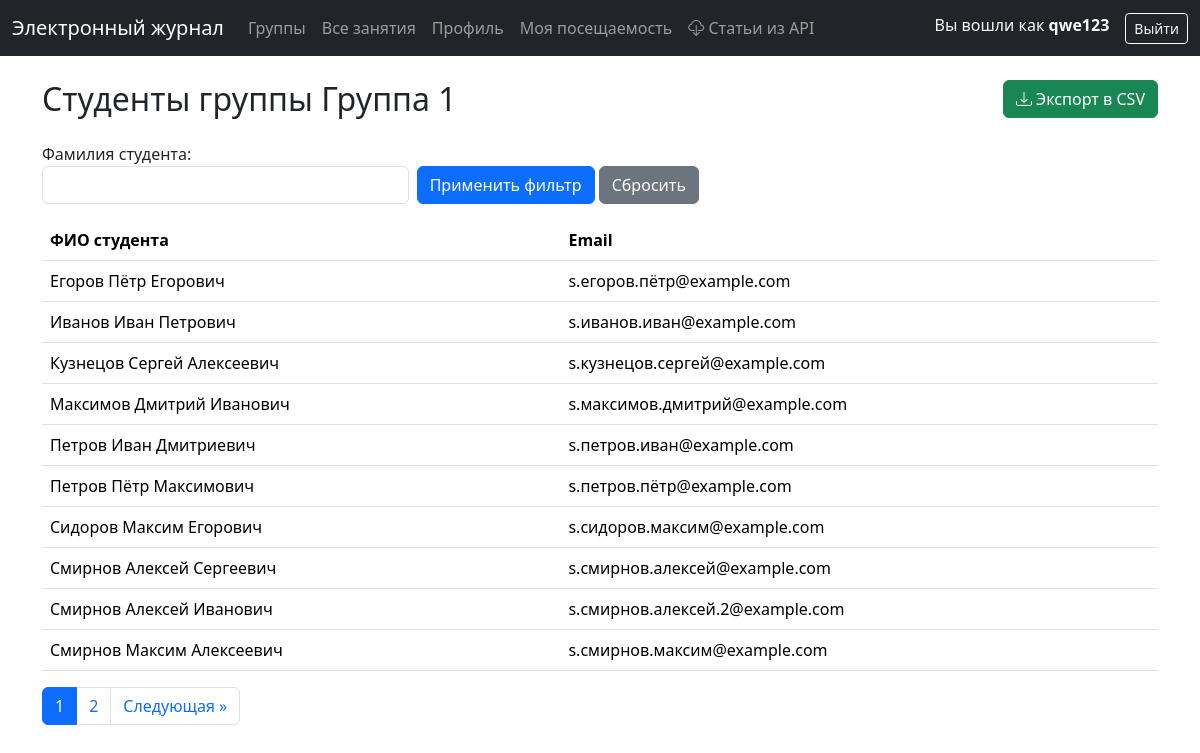
Page /teacher/group/3/students/ (signed in) on the committed database.
### users/models.py (models this page shows)
class User(AbstractUser):
    username = models.CharField(
        max_length=150,
        unique=True,
        verbose_name='Логин',
        help_text='Латиница, цифры и @#$%^&+=!_.-/?*()',
    )
    @property
    def is_student(self):
        return hasattr(self, 'student')
    @property
    def is_teacher(self):
        return hasattr(self, 'teacher')
    def get_full_name(self):
        if self.first_name and self.last_name:
            return f"{self.first_name} {self.last_name}"
        return self.username
    class Meta:
        constraints = [
            models.CheckConstraint(
                name='username_allowed_chars',
                check=Q(username__regex=ALLOWED_RE),
            ),
        ]

### journal/models.py (models this page shows, shortened)
class Group(models.Model):
    id_group = models.CharField(max_length=100, unique=True, verbose_name='Номер группы')
    name = models.CharField(max_length=200, verbose_name='Группа')
    year_priem = models.CharField(max_length=200, verbose_name='Год приема')
    study_form = models.CharField(max_length=200, blank=True, null=True, verbose_name='Форма обучения')
    level = models.CharField(max_length=200, blank=True, null=True, verbose_name='Уровень')
    faculty = models.CharField(max_length=200, blank=True, null=True, verbose_name='Факультет')
    department = models.CharField(max_length=200, blank=True, null=True, verbose_name='Подразделение')
    term_number = models.CharField(max_length=2, blank=True, verbose_name='Период')
    number_of_active_students = models.CharField(max_length=2, blank=True, verbose_name='Количество студентов')
    status = models.BooleanField(default=False, blank=True)
    semestr = models.CharField(max_length=10, blank=True, verbose_name='Семестр')
    history = HistoricalRecords()
    class Meta:
        unique_together = [("id_group", "name")]
        verbose_name = 'Группа'
        verbose_name_plural = 'Группы'
        ordering = ['name']

class Student(models.Model):
    user = models.OneToOneField(settings.AUTH_USER_MODEL, on_delete=models.PROTECT, verbose_name='Пользователь')
    student_id = models.CharField(max_length=200, blank=True, verbose_name='Student_ID')
    id_record_book = models.CharField(max_length=200, blank=True, null=True)
    id_group = models.ForeignKey('Group', on_delete=models.PROTECT, verbose_name='Номер группы', blank=True)
    last_name = models.CharField(max_length=200, verbose_name='Фамилия')
    first_name = models.CharField(max_length=200, verbose_name='Имя')
    second_name = models.CharField(max_length=200, blank=True, null=True, verbose_name='Отчество')
    starosta = models.BooleanField(default=False, blank=True)
    expelled = models.BooleanField(default=False, blank=True)
    status = models.CharField(max_length=200, verbose_name='Статус', blank=True, null=True)
    history = HistoricalRecords()
    class Meta:
        verbose_name = 'Студент'
        verbose_name_plural = 'Студенты'
        ordering = ['last_name', 'first_name', 'second_name']

### journal/views.py (the view)
# urls.py: path("teacher/group/<int:group_id>/students/", views.StudentListView.as_view(), name="teacher-group-students"),
class StudentListView(LoginRequiredMixin, TeacherRequiredMixin, ListView):
    model = Student
    template_name = "teacher/group_students.html"
    context_object_name = "students"
    paginate_by = 10
    def get_queryset(self):
        group_id = self.kwargs.get("group_id")
        self.group = get_object_or_404(Group, pk=group_id)
        queryset = Student.objects.filter(id_group=self.group).select_related("user").order_by("last_name", "first_name")
        self.filter_form = StudentFilterForm(self.request.GET)
        if self.filter_form.is_valid():
            cd = self.filter_form.cleaned_data
            if cd.get('last_name'):
                queryset = queryset.filter(last_name__icontains=cd['last_name'])
        return queryset
    def get_context_data(self, **kwargs):
        context = super().get_context_data(**kwargs)
        context["group"] = self.group
        context["title"] = f"Студенты группы {self.group.name}"
        context["filter_form"] = getattr(self, 'filter_form', StudentFilterForm())
        query_params = self.request.GET.copy()
        if 'page' in query_params:
            query_params.pop('page')
        context["filter_params"] = query_params.urlencode()
        return context

### journal/filters.py
class StudentFilterForm(forms.Form):
    last_name = forms.CharField(
        required=False,
        label="Фамилия студента",
        widget=forms.TextInput(attrs={"class": "form-control"})
    )

### journal/mixins.py (called while the page is built)
    def test_func(self):
        user = self.request.user
        if not user.is_authenticated:
            return False
        return hasattr(user, 'teacher') and user.teacher is not None

### templates/teacher/group_students.html (shortened to what this page needs)
{% extends "base.html" %}
{% block content %}
<div class="d-flex justify-content-between align-items-center mb-4">
    <h2 class="mb-0">Студенты группы {{ group.name }}</h2>
    <a href="{% url 'export-students' group.id %}" class="btn btn-success">
        <i class="bi bi-download"></i> Экспорт в CSV
    </a>
</div>
<form method="get" action="" class="form-inline mb-3">
    <div class="row g-2 align-items-end">
        <div class="col-md-4">
            {{ filter_form.last_name.label_tag }}
            {{ filter_form.last_name }}
        </div>
        <div class="col-md-4">
            <button type="submit" class="btn btn-primary">Применить фильтр</button>
            <a href="{% url 'teacher-group-students' group.id %}" class="btn btn-secondary">Сбросить</a>
        </div>
    </div>
</form>
<table class="table table-hover align-middle">
    <thead>
        <tr>
            <th>ФИО студента</th>
            <th>Email</th>
        </tr>
    </thead>
    <tbody>
        {% for student in students %}
        <tr>
            <td>{{ student.last_name }} {{ student.first_name }}{% if student.second_name %} {{ student.second_name }}{% endif %}</td>
            <td>{{ student.user.email }}</td>
        </tr>
        {% empty %}
        <tr>
            <td colspan="2" class="text-center text-muted">В этой группе ещё нет студентов.</td>
        </tr>
        {% endfor %}
    </tbody>
</table>
{% if is_paginated %}
<nav aria-label="Страницы">
    <ul class="pagination">
        {% for num in page_obj.paginator.page_range %}
        <li class="page-item {% if num == page_obj.number %}active{% endif %}">
            <a class="page-link" href="?page={{ num }}{% if filter_params %}&{{ filter_params }}{% endif %}">
                {{ num }}
            </a>
        </li>
        {% endfor %}
        {% if page_obj.has_next %}
        <li class="page-item">
            <a class="page-link" href="?page={{ page_obj.next_page_number }}{% if filter_params %}&{{ filter_params }}{% endif %}">
                Следующая &raquo;
            </a>
        </li>
        {% endif %}
    </ul>
</nav>
{% endif %}
{% endblock content %}

### templates/base.html (shortened to what this page needs)
<!DOCTYPE html>
<html lang="ru">
<head>
    <link href="https://cdn.jsdelivr.net/npm/bootstrap@5.3.2/dist/css/bootstrap.min.css" rel="stylesheet">
    {% load static %}
    <link href="{% static 'journal/css/styles.css' %}" rel="stylesheet">
    <link rel="stylesheet" href="https://cdn.jsdelivr.net/npm/bootstrap-icons@1.11.3/font/bootstrap-icons.min.css">
</head>
<body>
    <nav class="navbar navbar-expand-lg navbar-dark bg-dark">
        <div class="container-fluid">
            <a class="navbar-brand" href="{% url 'home' %}">Электронный журнал</a>
            <div class="collapse navbar-collapse" id="navbarSupportedContent">
                {% if user.is_authenticated %}
                <ul class="navbar-nav me-auto mb-2 mb-lg-0">
                    {% if user.is_teacher %}
                    <li class="nav-item">
                        <a class="nav-link" href="{% url 'teacher-groups' %}">Группы</a>
                    </li>
                    <li class="nav-item">
                        <a class="nav-link" href="{% url 'teacher-lessons-all' %}">Все занятия</a>
                    </li>
                    {% endif %}
                    {% if user.is_student %}
                    <li class="nav-item">
                        <a class="nav-link" href="{% url 'student-profile' %}">Профиль</a>
                    </li>
                    <li class="nav-item">
                        <a class="nav-link" href="{% url 'student-attendance' %}">Моя посещаемость</a>
                    </li>
                    {% endif %}
                    <li class="nav-item">
                        <a class="nav-link" href="{% url 'api-women' %}">
                            <i class="bi bi-cloud-download"></i> Статьи из API
                        </a>
                    </li>
                </ul>
                <ul class="navbar-nav ms-auto">
                    <li class="nav-item">
                        <span class="navbar-text text-light me-3">
                            Вы вошли как <strong>{{ user.get_full_name|default:user.username }}</strong>
                        </span>
                    </li>
                    <li class="nav-item">
                        <form method="post" action="{% url 'logout' %}" style="display: inline;">
                            <button type="submit" class="btn btn-outline-light btn-sm">Выйти</button>
                        </form>
                    </li>
                </ul>
                {% endif %}
            </div>
        </div>
    </nav>
    <div class="container py-4">
        {% block content %}{% endblock content %}
    </div>
</body>
</html>

### rows in the picture
User: get_full_name "qwe123"
Group: name "Группа 1"
Student: last_name "Егоров", first_name "Пётр", second_name "Егорович", user.email "s.егоров.пётр@example.com"
Student: last_name "Иванов", first_name "Иван", second_name "Петрович", user.email "s.иванов.иван@example.com"
Student: last_name "Кузнецов", first_name "Сергей", second_name "Алексеевич", user.email "s.кузнецов.сергей@example.com"
Student: last_name "Максимов", first_name "Дмитрий", second_name "Иванович", user.email "s.максимов.дмитрий@example.com"
Student: last_name "Петров", first_name "Иван", second_name "Дмитриевич", user.email "s.петров.иван@example.com"
Student: last_name "Петров", first_name "Пётр", second_name "Максимович", user.email "s.петров.пётр@example.com"
Student: last_name "Сидоров", first_name "Максим", second_name "Егорович", user.email "s.сидоров.максим@example.com"
Student: last_name "Смирнов", first_name "Алексей", second_name "Сергеевич", user.email "s.смирнов.алексей@example.com"
Student: last_name "Смирнов", first_name "Алексей", second_name "Иванович", user.email "s.смирнов.алексей.2@example.com"
Student: last_name "Смирнов", first_name "Максим", second_name "Алексеевич", user.email "s.смирнов.максим@example.com"

### other values in the picture
{{ filter_form.last_name.label_tag }} "Фамилия студента:"
{{ num }} "1" "2"
